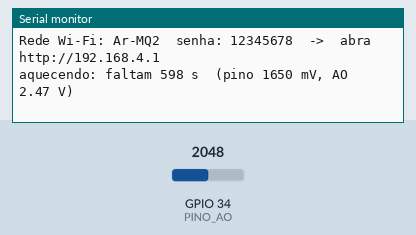
Recording of a sketch running on a simulated ESP32. On the bench: the last lines printed to the serial monitor. Inputs (shaded band) come from the test bench; at power-on: GPIO 34 (PINO_AO) = 2048.

Above: at 1.2 s.
1.3 s: GPIO 34 (PINO_AO) set to 2866
At 2.6 s:
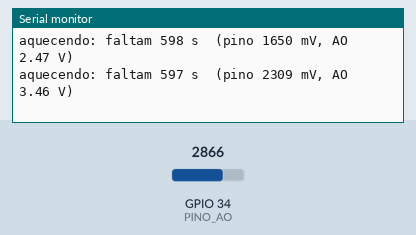
2.8 s: GPIO 34 (PINO_AO) set to 3603
At 3.4 s:
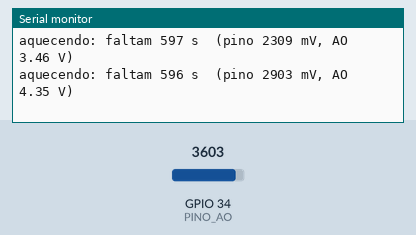
Timing chart, 0 to 5.8 s (numbered marks = the images above; inputs shaded):
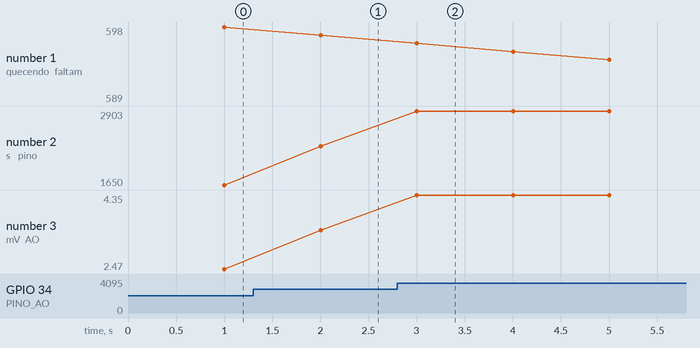

Measured:
- after the input at 1.3 s, the serial monitor: prints a new line after 0.70 s (image 1)
- after the input at 2.8 s, the serial monitor: prints a new line after 0.20 s (image 2)
- plotted number 2: 1650 → 2309 after the input at 1.3 s, 2309 → 2903 after the input at 2.8 s
- plotted number 3: 2.47 → 3.46 after the input at 1.3 s, 3.46 → 4.35 after the input at 2.8 s

The sketch:

03b_mq2_esp32_web.ino
```cpp
/*
  03b - Modulo MQ-2 no ESP32, com monitor Wi-Fi no celular
  Placa: ESP32 Dev Module (DevKit V1, 30 pinos)    Bibliotecas: nenhuma extra
  Arquivos extras na mesma pasta: monitor_wifi.h, pagina_web.h

  Ligacoes:
    VCC -> VIN (5 V da USB)   GND -> GND
    AO  -> resistor 1 k -> GPIO 34 -> resistor 2 k -> GND      (divisor: o pino recebe 2/3 de AO)
    DO  -> NAO LIGAR no ESP32: a saida digital do modulo sobe a 5 V e queimaria o GPIO.
  O aquecedor precisa de 5 V; o AO pode chegar perto de 5 V, por isso o divisor e obrigatorio.

  A conta e a mesma do projeto "ar" da telemetria-cria (firmware/no-ar):
    tensao no pino -> tensao em AO -> Rs (levando em conta que o divisor fica em paralelo com o RL)
    R0 = Rs em ar limpo, medido por este sketch apos o aquecimento -> publica Rs/R0.

  Celular: rede "Ar-MQ2" (senha 12345678) -> http://192.168.4.1
*/
#include "monitor_wifi.h"

const int PINO_AO = 34;                 // ADC1 (o ADC2 nao funciona com o Wi-Fi ligado)
const float VC = 5.0;                   // tensao do modulo (meca no VIN)
const float RL_KOHM = 1.0;              // resistor de carga do modulo ("102" = 1 k)
const float DIV_SUP_KOHM = 1.0, DIV_INF_KOHM = 2.0;   // divisor AO -> pino -> GND
float R0_KOHM = 0.0;                    // 0 = calibrar ao ligar; depois fixe o valor aqui
const unsigned long PREAQUECIMENTO_MS = 600000UL;    // 10 min: o R0 so vale com o sensor estabilizado
const float FATOR_AR_LIMPO = 9.83;
const float CURVA_A = 574.25, CURVA_B = -2.222;   // GLP (folha de dados) - so ordem de grandeza
const float LIMIAR_RAZAO = 0.5;
// faixa em que o ADC do ESP32 (atenuacao 11 dB) mede com confianca
const uint32_t MENOR_MV = 150, MAIOR_MV = 2450;

enum Estado { AQUECENDO, CALIBRANDO, MEDINDO } estado = AQUECENDO;
unsigned long ultima = 0;
float somaR0 = 0; int nR0 = 0;

// tensao no pino em mV (media de 16 leituras: o ADC do ESP32 e ruidoso)
uint32_t milivoltsNoPino() {
  uint32_t soma = 0;
  for (int i = 0; i < 16; i++) soma += analogReadMilliVolts(PINO_AO);
  return soma / 16;
}

// Rs em kOhm a partir da tensao no pino; NAN se fora da faixa confiavel do ADC
float resistenciaSensor(uint32_t mv, float &vAO) {
  vAO = mv / 1000.0 * (DIV_SUP_KOHM + DIV_INF_KOHM) / DIV_INF_KOHM;
  if (mv < MENOR_MV || mv > MAIOR_MV || vAO >= VC) return NAN;
  float divisor = DIV_SUP_KOHM + DIV_INF_KOHM;
  float carga = RL_KOHM * divisor / (RL_KOHM + divisor);   // RL em paralelo com o divisor
  return carga * (VC - vAO) / vAO;
}

void setup() {
  Serial.begin(115200);
  analogSetPinAttenuation(PINO_AO, ADC_11db);
  monitorIniciar("Ar-MQ2");
  if (R0_KOHM > 0) Serial.printf("R0 fixo no codigo: %.2f kOhm\n", R0_KOHM);
}

void loop() {
  monitorAtender();
  if (millis() - ultima < 1000) return;
  ultima = millis();

  uint32_t mv = milivoltsNoPino();
  float vAO, rs = resistenciaSensor(mv, vAO);

  if (estado == AQUECENDO) {
    unsigned long falta = millis() < PREAQUECIMENTO_MS ? (PREAQUECIMENTO_MS - millis()) / 1000 : 0;
    Serial.printf("aquecendo: faltam %lu s  (pino %lu mV, AO %.2f V)\n", falta, (unsigned long)mv, vAO);
    monitorPublicar(jsonMonitor("MQ-2 - pre-aquecimento", item("Faltam", falta, "s") + "," + item("AO", vAO, "V"), false, "aguarde o aquecimento"));
    if (falta == 0) estado = (R0_KOHM > 0) ? MEDINDO : CALIBRANDO;
    return;
  }
  if (estado == CALIBRANDO) {
    if (!isnan(rs)) { somaR0 += rs; nR0++; }
    else if (mv < MENOR_MV) {   // ar limpo dando menos de 150 mV no pino: a calibracao nunca terminaria
      Serial.printf("pino %lu mV: tensao baixa demais para o ADC. Meca o AO; com RL de 1 k, troque o RL do modulo por 10 k (e RL_KOHM).\n", (unsigned long)mv);
      monitorPublicar(jsonMonitor("MQ-2 - AO baixo demais", item("Pino", mv, "mV"), true, "troque o RL do modulo por 10 k"));
      return;
    }
    Serial.printf("calibrando R0 em ar limpo: %d/30  Rs = %.2f kOhm\n", nR0, rs);
    monitorPublicar(jsonMonitor("MQ-2 - calibrando R0 (ar limpo!)", item("Amostras", nR0, "/30") + "," + item("Rs", rs, "kOhm"), false, "mantenha em ar limpo"));
    if (nR0 >= 30) {
      R0_KOHM = somaR0 / nR0;
      Serial.printf(">>> R0 = %.2f kOhm  (escreva em R0_KOHM no codigo)\n", R0_KOHM);
      estado = MEDINDO;
    }
    return;
  }

  if (isnan(rs)) {
    bool saturado = mv > MAIOR_MV;
    Serial.printf("pino %lu mV fora da faixa do ADC: %s\n", (unsigned long)mv, saturado ? "gas MUITO alto (saturou)" : "sensor desligado? fio do AO? RL?");
    monitorPublicar(jsonMonitor("MQ-2", item("Pino", mv, "mV"), saturado, saturado ? "GAS DETECTADO (saturou)" : "sem leitura"));
    return;
  }
  float razao = rs / R0_KOHM;
  float ppm = CURVA_A * pow(razao * FATOR_AR_LIMPO, CURVA_B);
  bool alerta = razao < LIMIAR_RAZAO;
  Serial.printf("AO_V:%.3f Rs_kOhm:%.2f Rs/R0:%.3f GLP_ppm:%.0f%s\n", vAO, rs, razao, ppm, alerta ? "  <<< GAS DETECTADO" : "");
  monitorPublicar(jsonMonitor("MQ-2 - gas inflamavel",
    item("Rs/R0", razao, "") + "," + item("Rs", rs, "kOhm") + "," + item("AO", vAO, "V") + "," + item("R0", R0_KOHM, "kOhm") + "," + item("GLP estim.", ppm, "ppm"),
    alerta, "GAS DETECTADO"));
}
```

monitor_wifi.h
```cpp
/*
  monitor_wifi.h - servidor web comum (ESP32). Copie junto com pagina_web.h para a pasta do sketch.

  Uso no sketch:
     #include "monitor_wifi.h"
     void setup() { ... monitorIniciar("Sensor-DS18B20"); }
     void loop()  { monitorAtender(); ...; monitorPublicar(json); }
  monitorPublicar recebe o JSON pronto (veja pagina_web.h). A pagina fica em http://192.168.4.1
*/
#pragma once
#include <WiFi.h>
#include <WebServer.h>
#include "pagina_web.h"

static WebServer _servidor(80);
static String _ultimoJson = "{\"titulo\":\"aguardando\",\"itens\":[{\"n\":\"-\",\"v\":0,\"u\":\"\"}],\"alerta\":false,\"msg\":\"\"}";

static void _rotaPagina() { _servidor.send_P(200, "text/html; charset=utf-8", PAGINA_HTML); }
static void _rotaDados()  { _servidor.send(200, "application/json", _ultimoJson); }

void monitorIniciar(const char* nomeRede, const char* senha = "12345678") {
  WiFi.softAP(nomeRede, senha);
  Serial.print("Rede Wi-Fi: "); Serial.print(nomeRede); Serial.print("  senha: "); Serial.print(senha);
  Serial.print("  ->  abra http://"); Serial.println(WiFi.softAPIP());
  _servidor.on("/", _rotaPagina);
  _servidor.on("/dados", _rotaDados);
  _servidor.begin();
}
void monitorAtender() { _servidor.handleClient(); }
void monitorPublicar(const String& json) { _ultimoJson = json; }

// ajuda para montar o JSON:  item("Temperatura", 24.5, "C")
String item(const char* nome, float valor, const char* unidade) {
  if (isnan(valor)) valor = 0;
  return "{\"n\":\"" + String(nome) + "\",\"v\":" + String(valor, 2) + ",\"u\":\"" + String(unidade) + "\"}";
}
String jsonMonitor(const char* titulo, const String& itens, bool alerta, const String& msg = "") {
  return "{\"titulo\":\"" + String(titulo) + "\",\"itens\":[" + itens + "],\"alerta\":" + (alerta ? "true" : "false") + ",\"msg\":\"" + msg + "\"}";
}
```

pagina_web.h
```cpp
/*
  pagina_web.h - pagina HTML comum a todos os monitores Wi-Fi desta sequencia (ESP32).
  Copie este arquivo para a pasta de cada sketch ESP32 (a IDE abre como uma aba).

  A pagina pede /dados a cada 2 s. O sketch responde um JSON com uma lista de grandezas:
    {"titulo":"DS18B20","itens":[{"n":"Temperatura","v":24.5,"u":"C"},...],"alerta":false}
  O primeiro item vira o grafico (ultimos 120 pontos).
*/
#pragma once

const char PAGINA_HTML[] PROGMEM = R"HTML(
<!DOCTYPE html><html lang="pt-br"><head><meta charset="utf-8"><meta name="viewport" content="width=device-width,initial-scale=1">
<title>Monitor ESP32</title>
<style>
 body{font-family:sans-serif;background:#111;color:#eee;margin:0;padding:14px;text-align:center}
 .card{background:#222;border-radius:12px;padding:14px;margin:10px auto;max-width:520px}
 .grande{font-size:2.6em;font-weight:bold} .u{font-size:.5em;color:#aaa}
 .itens{display:flex;flex-wrap:wrap;justify-content:center;gap:10px}
 .item{background:#333;border-radius:8px;padding:8px 12px;min-width:110px}
 .item b{display:block;font-size:1.3em}
 #alerta{padding:8px;border-radius:8px;margin-top:8px} .ok{background:#2a2} .al{background:#c22;animation:p 1s infinite}
 @keyframes p{50%{opacity:.4}} canvas{width:100%;height:200px;background:#000;border-radius:8px}
</style></head><body>
<h2 id="titulo">Monitor</h2>
<div class="card"><div class="grande" id="principal">--</div><div id="alerta" class="ok">normal</div></div>
<div class="card"><div class="itens" id="itens"></div></div>
<div class="card"><canvas id="g" width="500" height="200"></canvas><p id="legenda">ultimas leituras</p></div>
<script>
 const hist=[]; const c=document.getElementById('g').getContext('2d');
 function desenha(){const W=500,H=200;c.clearRect(0,0,W,H);if(hist.length<2)return;
   const mn=Math.min(...hist),mx=Math.max(...hist),f=(mx-mn)||1;
   c.strokeStyle='#4af';c.lineWidth=2;c.beginPath();
   hist.forEach((v,i)=>{const x=i/119*W,y=H-8-(v-mn)/f*(H-16);i?c.lineTo(x,y):c.moveTo(x,y)});c.stroke();
   c.fillStyle='#888';c.font='12px sans-serif';c.fillText(mx.toFixed(1),4,12);c.fillText(mn.toFixed(1),4,H-4);}
 async function tick(){try{const d=await (await fetch('/dados')).json();
   document.getElementById('titulo').textContent=d.titulo;
   const p=d.itens[0];document.getElementById('principal').innerHTML=p.v.toFixed(1)+' <span class="u">'+p.u+'</span>';
   document.getElementById('itens').innerHTML=d.itens.slice(1).map(i=>'<div class="item">'+i.n+'<b>'+i.v.toFixed(1)+' '+i.u+'</b></div>').join('');
   const a=document.getElementById('alerta');a.textContent=d.alerta?'ALERTA: '+d.msg:'normal';a.className=d.alerta?'al':'ok';
   document.getElementById('legenda').textContent=p.n+' - ultimas '+hist.length+' leituras';
   hist.push(p.v);if(hist.length>120)hist.shift();desenha();}catch(e){}}
 setInterval(tick,2000);tick();
</script></body></html>
)HTML";
```
